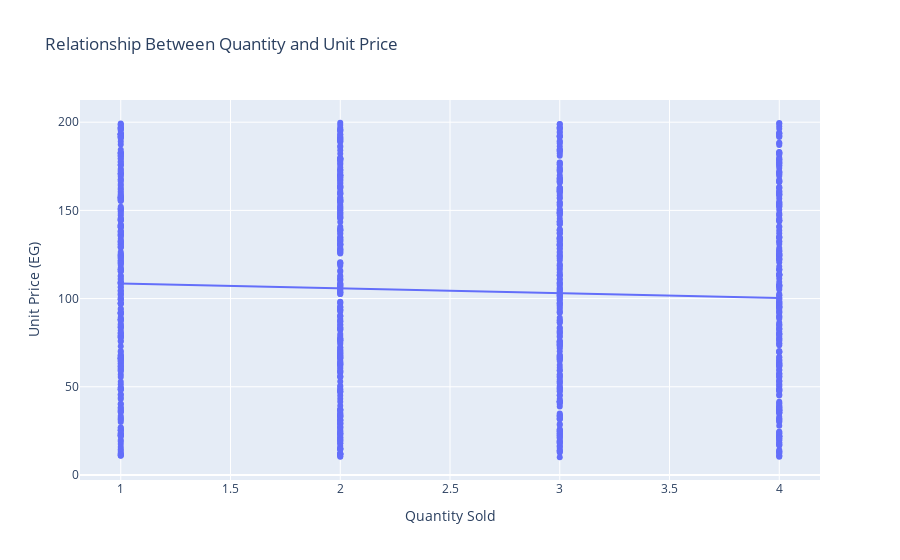

The notebook cell saved with this chart:
### Markdown cell above
# 8. Is there a relationship between unit price and quantity sold?

### Code cell
fig = px.scatter( 
data, 
x="Quantity", 
y="Unit_Price", 
title="Relationship Between Quantity and Unit Price", 
labels={"Quantity": "Quantity Sold", "Unit_Price": "Unit Price (EG)"}, 
trendline="ols",
)


# Display the drawing
fig.show()

# Print the message
print("There is no relationship between unit price and quantity sold.")

### Figure 1 — Plotly figure (JSON) as saved in the notebook; plotly's stock layout.template omitted (floating-point values rounded to 4 significant figures; data arrays with more than 128 entries replaced by an {"elided": "..."} marker saying what was removed)
{"data": [{"hovertemplate": "Quantity Sold=%{x}<br>Unit Price (EG)=%{y}<extra></extra>", "legendgroup": "", "marker": {"color": "#636efa", "symbol": "circle"}, "mode": "markers", "name": "", "orientation": "v", "showlegend": false, "type": "scatter", "x": {"elided": "1000 int values"}, "xaxis": "x", "y": {"elided": "1000 float values"}, "yaxis": "y"}, {"hovertemplate": "<b>OLS trendline</b><br>Unit_Price = -2.73132 * Quantity + 111.289<br>R<sup>2</sup>=0.003112<br><br>Quantity Sold=%{x}<br>Unit Price (EG)=%{y} <b>(trend)</b><extra></extra>", "legendgroup": "", "marker": {"color": "#636efa", "symbol": "circle"}, "mode": "lines", "name": "", "showlegend": false, "type": "scatter", "x": {"elided": "1000 int values"}, "xaxis": "x", "y": {"elided": "1000 float values"}, "yaxis": "y"}], "layout": {"legend": {"tracegroupgap": 0}, "title": {"text": "Relationship Between Quantity and Unit Price"}, "xaxis": {"anchor": "y", "domain": [0, 1], "title": {"text": "Quantity Sold"}}, "yaxis": {"anchor": "x", "domain": [0, 1], "title": {"text": "Unit Price (EG)"}}}}
